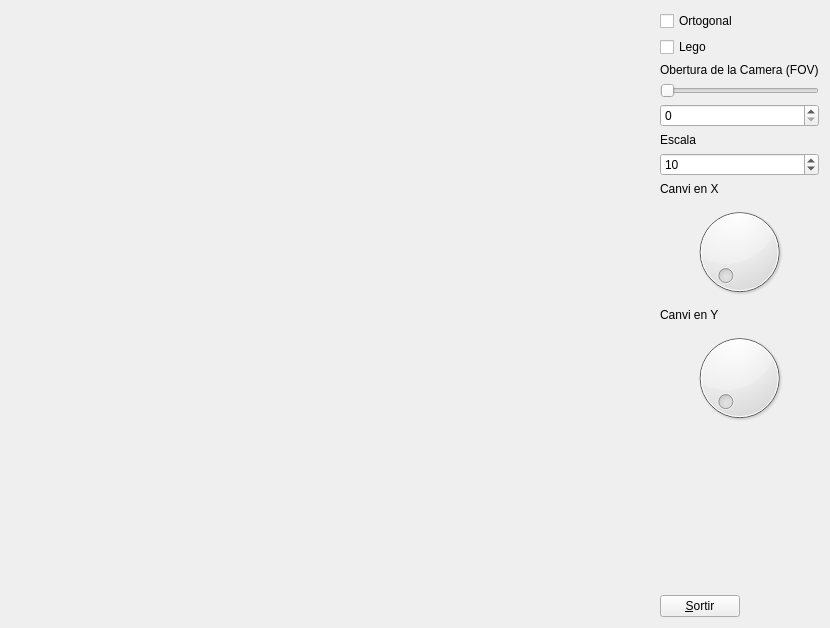
<?xml version="1.0" encoding="UTF-8"?>
<ui version="4.0">
 <class>MyForm</class>
 <widget class="QWidget" name="MyForm">
  <property name="geometry">
   <rect>
    <x>0</x>
    <y>0</y>
    <width>830</width>
    <height>628</height>
   </rect>
  </property>
  <property name="windowTitle">
   <string>Form</string>
  </property>
  <layout class="QHBoxLayout" name="horizontalLayout">
   <item>
    <widget class="MyGLWidget" name="widget" native="true">
     <property name="sizePolicy">
      <sizepolicy hsizetype="Expanding" vsizetype="Expanding">
       <horstretch>0</horstretch>
       <verstretch>0</verstretch>
      </sizepolicy>
     </property>
     <property name="minimumSize">
      <size>
       <width>600</width>
       <height>600</height>
      </size>
     </property>
    </widget>
   </item>
   <item>
    <spacer name="horizontalSpacer">
     <property name="orientation">
      <enum>Qt::Horizontal</enum>
     </property>
     <property name="sizeHint" stdset="0">
      <size>
       <width>35</width>
       <height>20</height>
      </size>
     </property>
    </spacer>
   </item>
   <item>
    <layout class="QVBoxLayout" name="verticalLayout">
     <item>
      <widget class="QCheckBox" name="checkBox_2">
       <property name="text">
        <string>Ortogonal</string>
       </property>
      </widget>
     </item>
     <item>
      <widget class="QCheckBox" name="checkBox">
       <property name="text">
        <string>Lego</string>
       </property>
      </widget>
     </item>
     <item>
      <widget class="QLabel" name="label">
       <property name="text">
        <string>Obertura de la Camera (FOV)</string>
       </property>
      </widget>
     </item>
     <item>
      <widget class="QSlider" name="horizontalSlider">
       <property name="orientation">
        <enum>Qt::Horizontal</enum>
       </property>
      </widget>
     </item>
     <item>
      <widget class="QSpinBox" name="spinBox">
       <property name="minimum">
        <number>0</number>
       </property>
       <property name="maximum">
        <number>99</number>
       </property>
      </widget>
     </item>
     <item>
      <widget class="QLabel" name="label_2">
       <property name="text">
        <string>Escala</string>
       </property>
      </widget>
     </item>
     <item>
      <widget class="QSpinBox" name="spinBox_2">
       <property name="minimum">
        <number>0</number>
       </property>
       <property name="maximum">
        <number>99</number>
       </property>
       <property name="value">
        <number>10</number>
       </property>
      </widget>
     </item>
     <item>
      <widget class="QLabel" name="label_3">
       <property name="text">
        <string>Canvi en X</string>
       </property>
      </widget>
     </item>
     <item>
      <widget class="QDial" name="dial"/>
     </item>
     <item>
      <widget class="QLabel" name="label_4">
       <property name="text">
        <string>Canvi en Y</string>
       </property>
      </widget>
     </item>
     <item>
      <widget class="QDial" name="dial_2"/>
     </item>
     <item>
      <spacer name="verticalSpacer">
       <property name="orientation">
        <enum>Qt::Vertical</enum>
       </property>
       <property name="sizeHint" stdset="0">
        <size>
         <width>20</width>
         <height>40</height>
        </size>
       </property>
      </spacer>
     </item>
     <item>
      <widget class="QPushButton" name="pushButton">
       <property name="sizePolicy">
        <sizepolicy hsizetype="Fixed" vsizetype="Fixed">
         <horstretch>0</horstretch>
         <verstretch>0</verstretch>
        </sizepolicy>
       </property>
       <property name="text">
        <string>&amp;Sortir</string>
       </property>
      </widget>
     </item>
    </layout>
   </item>
  </layout>
 </widget>
 <customwidgets>
  <customwidget>
   <class>MyGLWidget</class>
   <extends>QWidget</extends>
   <header>MyGLWidget.h</header>
   <container>1</container>
   <slots>
    <slot>canviCamera()</slot>
    <slot>canviModel()</slot>
    <slot>canviFOV(int)</slot>
    <slot>canviEscala(int)</slot>
    <slot>canvienX(int)</slot>
    <slot>canvienY(int)</slot>
   </slots>
  </customwidget>
 </customwidgets>
 <resources/>
 <connections>
  <connection>
   <sender>pushButton</sender>
   <signal>clicked()</signal>
   <receiver>MyForm</receiver>
   <slot>close()</slot>
   <hints>
    <hint type="sourcelabel">
     <x>661</x>
     <y>619</y>
    </hint>
    <hint type="destinationlabel">
     <x>819</x>
     <y>529</y>
    </hint>
   </hints>
  </connection>
  <connection>
   <sender>checkBox_2</sender>
   <signal>clicked()</signal>
   <receiver>widget</receiver>
   <slot>canviCamera()</slot>
   <hints>
    <hint type="sourcelabel">
     <x>821</x>
     <y>18</y>
    </hint>
    <hint type="destinationlabel">
     <x>459</x>
     <y>122</y>
    </hint>
   </hints>
  </connection>
  <connection>
   <sender>checkBox</sender>
   <signal>clicked()</signal>
   <receiver>widget</receiver>
   <slot>canviModel()</slot>
   <hints>
    <hint type="sourcelabel">
     <x>821</x>
     <y>34</y>
    </hint>
    <hint type="destinationlabel">
     <x>459</x>
     <y>167</y>
    </hint>
   </hints>
  </connection>
  <connection>
   <sender>horizontalSlider</sender>
   <signal>valueChanged(int)</signal>
   <receiver>spinBox</receiver>
   <slot>setValue(int)</slot>
   <hints>
    <hint type="sourcelabel">
     <x>714</x>
     <y>77</y>
    </hint>
    <hint type="destinationlabel">
     <x>715</x>
     <y>96</y>
    </hint>
   </hints>
  </connection>
  <connection>
   <sender>spinBox</sender>
   <signal>valueChanged(int)</signal>
   <receiver>horizontalSlider</receiver>
   <slot>setValue(int)</slot>
   <hints>
    <hint type="sourcelabel">
     <x>709</x>
     <y>99</y>
    </hint>
    <hint type="destinationlabel">
     <x>713</x>
     <y>77</y>
    </hint>
   </hints>
  </connection>
  <connection>
   <sender>spinBox</sender>
   <signal>valueChanged(int)</signal>
   <receiver>widget</receiver>
   <slot>canviFOV(int)</slot>
   <hints>
    <hint type="sourcelabel">
     <x>676</x>
     <y>96</y>
    </hint>
    <hint type="destinationlabel">
     <x>452</x>
     <y>219</y>
    </hint>
   </hints>
  </connection>
  <connection>
   <sender>horizontalSlider</sender>
   <signal>sliderMoved(int)</signal>
   <receiver>widget</receiver>
   <slot>canviFOV(int)</slot>
   <hints>
    <hint type="sourcelabel">
     <x>761</x>
     <y>79</y>
    </hint>
    <hint type="destinationlabel">
     <x>551</x>
     <y>88</y>
    </hint>
   </hints>
  </connection>
  <connection>
   <sender>spinBox_2</sender>
   <signal>valueChanged(int)</signal>
   <receiver>widget</receiver>
   <slot>canviEscala(int)</slot>
   <hints>
    <hint type="sourcelabel">
     <x>776</x>
     <y>149</y>
    </hint>
    <hint type="destinationlabel">
     <x>597</x>
     <y>275</y>
    </hint>
   </hints>
  </connection>
  <connection>
   <sender>dial</sender>
   <signal>sliderMoved(int)</signal>
   <receiver>widget</receiver>
   <slot>canvienX(int)</slot>
   <hints>
    <hint type="sourcelabel">
     <x>743</x>
     <y>237</y>
    </hint>
    <hint type="destinationlabel">
     <x>584</x>
     <y>318</y>
    </hint>
   </hints>
  </connection>
  <connection>
   <sender>dial_2</sender>
   <signal>sliderMoved(int)</signal>
   <receiver>widget</receiver>
   <slot>canvienY(int)</slot>
   <hints>
    <hint type="sourcelabel">
     <x>691</x>
     <y>350</y>
    </hint>
    <hint type="destinationlabel">
     <x>588</x>
     <y>373</y>
    </hint>
   </hints>
  </connection>
 </connections>
 <slots>
  <slot>canviCamera()</slot>
 </slots>
</ui>
